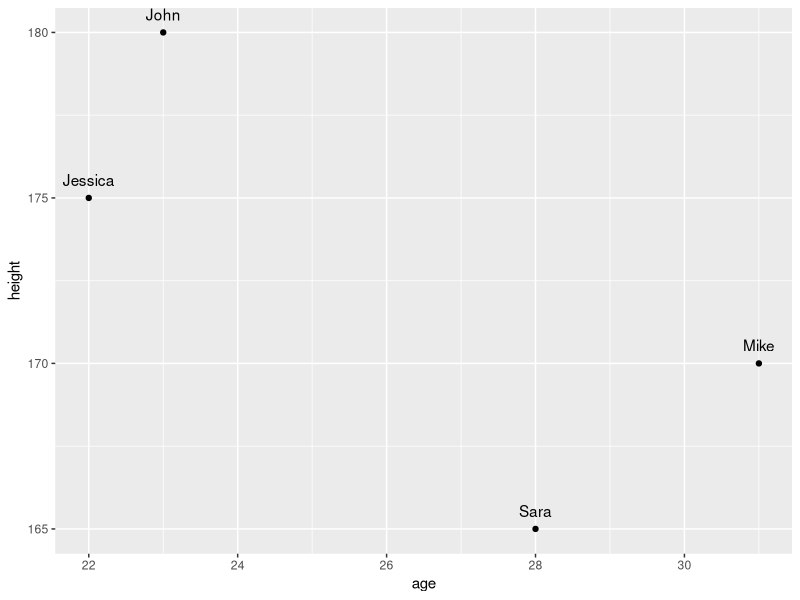

This figure's R source:
# Load the tidyverse package
library(tidyverse)

# Create a simple data frame
df <- data.frame(
  name = c("John", "Sara", "Mike", "Jessica"),
  age = c(23, 28, 31, 22),
  height = c(180, 165, 170, 175)
)

# Print the original data frame
print(df)

# Use dplyr to filter rows and select columns
df %>%
  filter(age > 25) %>%
  select(name, height) -> df_filtered

# Print the filtered data frame
print(df_filtered)

# Use ggplot2 to create a simple plot
ggplot(df, aes(x = age, y = height)) +
  geom_point() +
  geom_text(aes(label = name), vjust = -1)
            